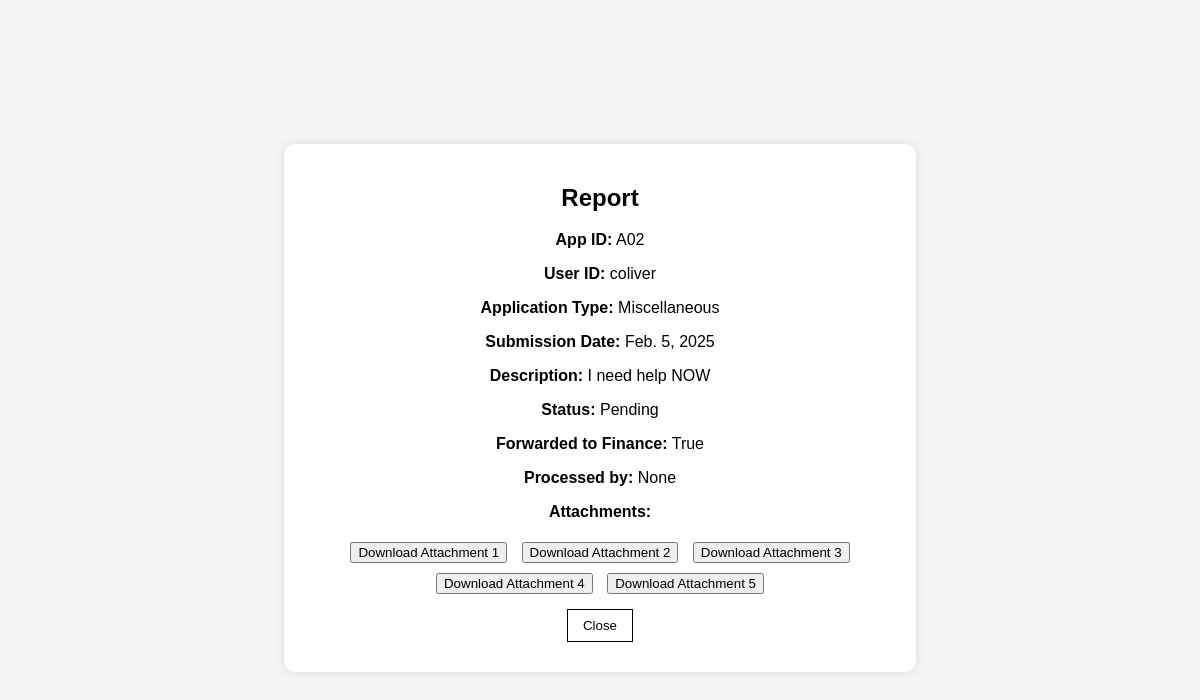
/closed-applications/A02/, run on an earlier commit of the app's database.
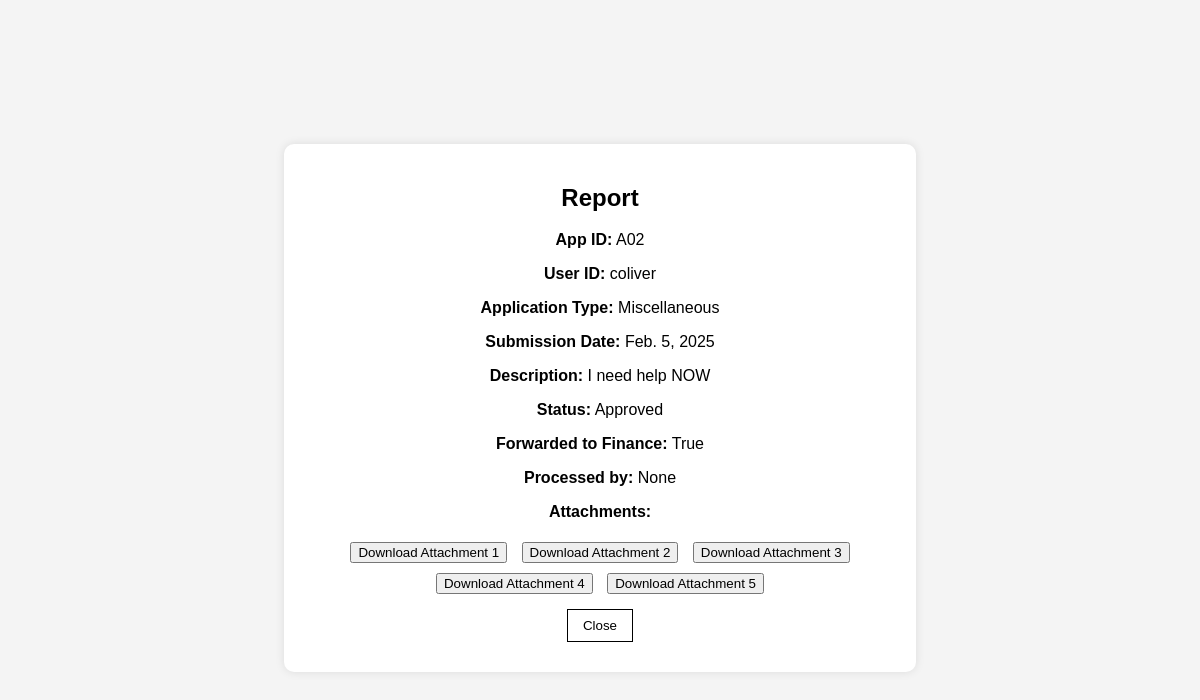
And on a later commit of the database.
### home/models.py (models this page shows, shortened)
class Application(models.Model):
    APP_TYPE_CHOICES = [
        ("Financial", "Financial"),
        ("Tuition Reduction", "Tuition Reduction"),
        ("Food", "Food"),
        ("Study Supplies", "Study Supplies"),
        ("Miscellaneous", "Miscellaneous"),
    ]
    APP_STATUS_CHOICES = [
        ("Pending", "Pending"),
        ("Approved", "Approved"),
        ("Denied", "Denied"),
        ("Appealing", "Appealing"),
    ]
    app_id = models.CharField(max_length=10, primary_key=True)
    user = models.ForeignKey(settings.AUTH_USER_MODEL, on_delete=models.CASCADE, to_field='userid')
    app_type = models.CharField(max_length=20, choices=APP_TYPE_CHOICES)
    app_date = models.DateField()
    app_description = models.TextField(max_length=1000)
    app_attached1 = models.BinaryField(null=True, blank=True)
    app_attached2 = models.BinaryField(null=True, blank=True)
    app_attached3 = models.BinaryField(null=True, blank=True)
    app_attached4 = models.BinaryField(null=True, blank=True)
    app_attached5 = models.BinaryField(null=True, blank=True)
    app_status = models.CharField(max_length=10, choices=APP_STATUS_CHOICES, default="Pending")
    forwarded_to_finance = models.BooleanField(default=False)
    app_denyreason = models.TextField(max_length=1000, blank=True, null=True)
    app_denyreason2 = models.TextField(max_length=1000, blank=True, null=True)
    app_appeal = models.TextField(max_length=1000, blank=True, null=True)
    app_appealdate = models.DateField(blank=True, null=True)
    app_decider = models.CharField(max_length=10, blank=True, null=True)
    app_decider2 = models.CharField(max_length=10, blank=True, null=True)

### closed_applications/views.py (the view)
# urls.py: path('<str:app_id>/', views.view_report_view, name='view_report'),
def view_report_view(request, app_id):
    application = get_object_or_404(Application, pk=app_id)
    return render(request, 'closed_applications/view_report_page.html', {'application': application})

### closed_applications/templates/closed_applications/view_report_page.html (shortened to what this page needs)
<!DOCTYPE html>
<html lang="en">
<head>
</head>
<body>
    <div class="container">
        <h2>Report</h2>
        <p><strong>App ID:</strong> {{ application.app_id }}</p>
        <p><strong>User ID:</strong> {{ application.user_id }}</p>
        <p><strong>Application Type:</strong> {{ application.app_type }}</p>
        <p><strong>Submission Date:</strong> {{ application.app_date }}</p>
        <p><strong>Description:</strong> {{ application.app_description }}</p>
        <p><strong>Status:</strong> {{ application.app_status }}</p>
        <p><strong>Forwarded to Finance:</strong> {{ application.forwarded_to_finance }}</p>
        <p><strong>Processed by:</strong> {{ application.app_decider }}</p>
        <p><strong>Attachments:</strong></p>
        <div class="attachments">
            <button>Download Attachment 1</button>
            <button>Download Attachment 2</button>
            <button>Download Attachment 3</button>
            <button>Download Attachment 4</button>
            <button>Download Attachment 5</button>
        </div>
        <div class="actions">
            <form action="{% url 'close' application.app_id %}" method="post">
                <button type="submit">Close</button>
            </form>
        </div>
    </div>
</body>
</html>

What changed in the data, as far as the page shows it:
changed Application "coliver": app_status "Pending" → "Approved"
